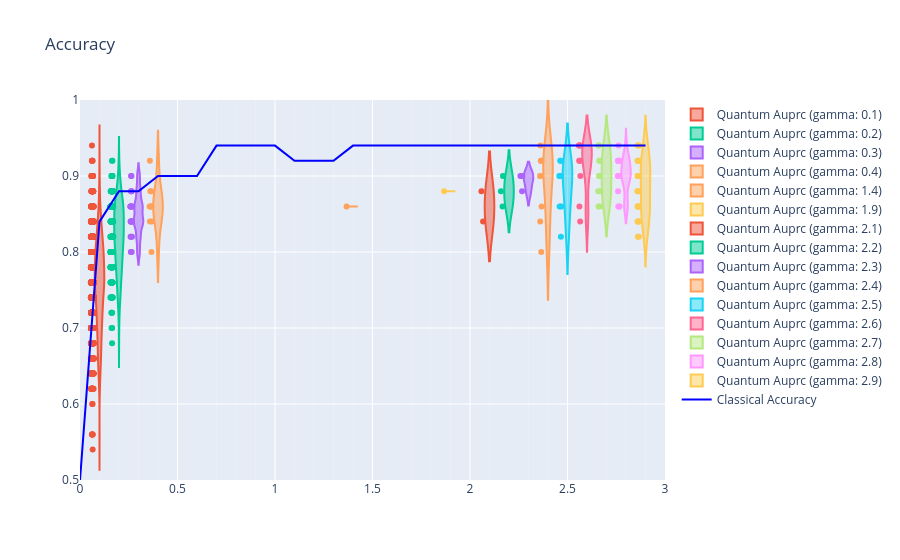

The cell this chart's notebook holds for it:
### Code cell
fig = go.Figure()

for i in range(30):
    gamma_val = gamma[i]

    fig.add_trace(
        go.Violin(
            x=[gamma_val] * len(Q_acc_train_array[i]),  # 🔥 핵심
            y=Q_acc_train_array[i],
            points="all",
            name = f"Quantum Auprc (gamma: {gamma_val})"
        )
    )

fig.add_trace(
    go.Scatter(
        x = gamma,
        y = C_acc_train_list,
        mode="lines",
        line_color = "blue",
        name = "Classical Accuracy"
    )
)

fig.update_xaxes(
tickmode="linear",
dtick=0.5,          # 큰 눈금 간격
tick0=0
)

fig.update_xaxes(
    tickmode="linear",
    dtick=0.5,  # 큰 눈금

    minor=dict(
        tickmode="linear",
        dtick=0.1,   # 작은 눈금
        showgrid=True
    )
)

fig.update_xaxes(
    tickmode="linear",
    dtick=0.5,
    showgrid=True,
    gridwidth=1,

    minor=dict(
        tickmode="linear",
        dtick=0.1,
        showgrid=True,
        gridwidth=0.5
    )
)

fig.update_layout(title_text="Accuracy")
fig.update_xaxes(range=[0, 3])
fig.update_yaxes(range=[0.5, 1])

fig.show()

### Figure 1 — Plotly figure (JSON) as saved in the notebook; plotly's stock layout.template omitted (floating-point values rounded to 4 significant figures; data arrays with more than 128 entries replaced by an {"elided": "..."} marker saying what was removed)
{"data": [{"name": "Quantum Auprc (gamma: 0.0)", "points": "all", "type": "violin", "x": [], "y": []}, {"name": "Quantum Auprc (gamma: 0.1)", "points": "all", "type": "violin", "x": {"elided": "1810 float values"}, "y": {"elided": "1810 float values"}}, {"name": "Quantum Auprc (gamma: 0.2)", "points": "all", "type": "violin", "x": {"elided": "258 float values"}, "y": {"elided": "258 float values"}}, {"name": "Quantum Auprc (gamma: 0.3)", "points": "all", "type": "violin", "x": [0.3, 0.3, 0.3, 0.3, 0.3, 0.3, 0.3, 0.3, 0.3, 0.3, 0.3, 0.3, 0.3, 0.3, 0.3, 0.3, 0.3, 0.3, 0.3, 0.3, 0.3, 0.3, 0.3], "y": [0.86, 0.84, 0.86, 0.84, 0.84, 0.88, 0.86, 0.8, 0.88, 0.82, 0.84, 0.84, 0.84, 0.86, 0.9, 0.82, 0.82, 0.84, 0.88, 0.9, 0.86, 0.86, 0.8]}, {"name": "Quantum Auprc (gamma: 0.4)", "points": "all", "type": "violin", "x": [0.4, 0.4, 0.4, 0.4, 0.4, 0.4, 0.4, 0.4, 0.4, 0.4], "y": [0.86, 0.88, 0.86, 0.84, 0.92, 0.8, 0.88, 0.86, 0.84, 0.86]}, {"name": "Quantum Auprc (gamma: 0.5)", "points": "all", "type": "violin", "x": [], "y": []}, {"name": "Quantum Auprc (gamma: 0.6)", "points": "all", "type": "violin", "x": [], "y": []}, {"name": "Quantum Auprc (gamma: 0.7)", "points": "all", "type": "violin", "x": [], "y": []}, {"name": "Quantum Auprc (gamma: 0.8)", "points": "all", "type": "violin", "x": [], "y": []}, {"name": "Quantum Auprc (gamma: 0.9)", "points": "all", "type": "violin", "x": [], "y": []}, {"name": "Quantum Auprc (gamma: 1.0)", "points": "all", "type": "violin", "x": [], "y": []}, {"name": "Quantum Auprc (gamma: 1.1)", "points": "all", "type": "violin", "x": [], "y": []}, {"name": "Quantum Auprc (gamma: 1.2)", "points": "all", "type": "violin", "x": [], "y": []}, {"name": "Quantum Auprc (gamma: 1.3)", "points": "all", "type": "violin", "x": [], "y": []}, {"name": "Quantum Auprc (gamma: 1.4)", "points": "all", "type": "violin", "x": [1.4], "y": [0.86]}, {"name": "Quantum Auprc (gamma: 1.5)", "points": "all", "type": "violin", "x": [], "y": []}, {"name": "Quantum Auprc (gamma: 1.6)", "points": "all", "type": "violin", "x": [], "y": []}, {"name": "Quantum Auprc (gamma: 1.7)", "points": "all", "type": "violin", "x": [], "y": []}, {"name": "Quantum Auprc (gamma: 1.8)", "points": "all", "type": "violin", "x": [], "y": []}, {"name": "Quantum Auprc (gamma: 1.9)", "points": "all", "type": "violin", "x": [1.9], "y": [0.88]}, {"name": "Quantum Auprc (gamma: 2.0)", "points": "all", "type": "violin", "x": [], "y": []}, {"name": "Quantum Auprc (gamma: 2.1)", "points": "all", "type": "violin", "x": [2.1, 2.1], "y": [0.84, 0.88]}, {"name": "Quantum Auprc (gamma: 2.2)", "points": "all", "type": "violin", "x": [2.2, 2.2, 2.2], "y": [0.9, 0.86, 0.88]}, {"name": "Quantum Auprc (gamma: 2.3)", "points": "all", "type": "violin", "x": [2.3, 2.3, 2.3], "y": [0.88, 0.9, 0.9]}, {"name": "Quantum Auprc (gamma: 2.4)", "points": "all", "type": "violin", "x": [2.4, 2.4, 2.4, 2.4, 2.4, 2.4, 2.4, 2.4, 2.4], "y": [0.84, 0.8, 0.86, 0.92, 0.94, 0.92, 0.9, 0.9, 0.92]}, {"name": "Quantum Auprc (gamma: 2.5)", "points": "all", "type": "violin", "x": [2.5, 2.5, 2.5, 2.5, 2.5, 2.5, 2.5, 2.5], "y": [0.92, 0.86, 0.9, 0.82, 0.86, 0.92, 0.9, 0.9]}, {"name": "Quantum Auprc (gamma: 2.6)", "points": "all", "type": "violin", "x": [2.6, 2.6, 2.6, 2.6, 2.6, 2.6, 2.6, 2.6, 2.6, 2.6], "y": [0.94, 0.94, 0.92, 0.92, 0.92, 0.84, 0.94, 0.9, 0.86, 0.94]}, {"name": "Quantum Auprc (gamma: 2.7)", "points": "all", "type": "violin", "x": [2.7, 2.7, 2.7, 2.7, 2.7, 2.7, 2.7, 2.7, 2.7, 2.7], "y": [0.94, 0.92, 0.92, 0.9, 0.9, 0.86, 0.88, 0.88, 0.86, 0.94]}, {"name": "Quantum Auprc (gamma: 2.8)", "points": "all", "type": "violin", "x": [2.8, 2.8, 2.8, 2.8, 2.8, 2.8, 2.8, 2.8, 2.8, 2.8, 2.8, 2.8, 2.8, 2.8, 2.8, 2.8, 2.8], "y": [0.88, 0.92, 0.9, 0.92, 0.86, 0.9, 0.92, 0.92, 0.9, 0.86, 0.9, 0.9, 0.86, 0.94, 0.9, 0.9, 0.92]}, {"name": "Quantum Auprc (gamma: 2.9)", "points": "all", "type": "violin", "x": [2.9, 2.9, 2.9, 2.9, 2.9, 2.9, 2.9, 2.9, 2.9, 2.9, 2.9, 2.9, 2.9, 2.9, 2.9, 2.9, 2.9, 2.9, 2.9, 2.9, 2.9, 2.9, 2.9, 2.9, 2.9, 2.9, 2.9, 2.9, 2.9], "y": [0.9, 0.92, 0.86, 0.86, 0.94, 0.9, 0.82, 0.9, 0.94, 0.84, 0.94, 0.9, 0.9, 0.86, 0.84, 0.84, 0.9, 0.92, 0.88, 0.88, 0.86, 0.92, 0.82, 0.86, 0.84, 0.86, 0.92, 0.92, 0.88]}, {"line": {"color": "blue"}, "mode": "lines", "name": "Classical Accuracy", "type": "scatter", "x": [0.0, 0.1, 0.2, 0.3, 0.4, 0.5, 0.6, 0.7, 0.8, 0.9, 1.0, 1.1, 1.2, 1.3, 1.4, 1.5, 1.6, 1.7, 1.8, 1.9, 2.0, 2.1, 2.2, 2.3, 2.4, 2.5, 2.6, 2.7, 2.8, 2.9], "y": [0.5, 0.84, 0.88, 0.88, 0.9, 0.9, 0.9, 0.94, 0.94, 0.94, 0.94, 0.92, 0.92, 0.92, 0.94, 0.94, 0.94, 0.94, 0.94, 0.94, 0.94, 0.94, 0.94, 0.94, 0.94, 0.94, 0.94, 0.94, 0.94, 0.94]}], "layout": {"title": {"text": "Accuracy"}, "xaxis": {"dtick": 0.5, "gridwidth": 1, "minor": {"dtick": 0.1, "gridwidth": 0.5, "showgrid": true, "tickmode": "linear"}, "range": [0, 3], "showgrid": true, "tick0": 0, "tickmode": "linear"}, "yaxis": {"range": [0.5, 1]}}}
